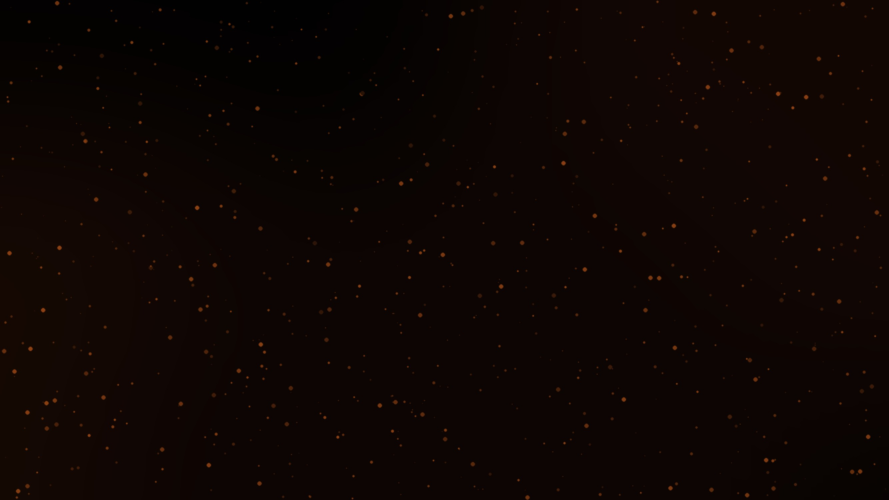
#> input picture prompter-moscow/presentation/konferenciya/fon.jpg, 2667 x 1500 px, found by its file name (shown at 1/3 size)
$ python covers.py
#> lines starting #> are read from the running program, lines starting #| are printed output that depends on the picture; after the words box and inside, x2 and y2 are one past the last pixel; in counts of white or black regions, pixels touching at a corner belong together
"""Обложки для VK Клипов: заголовок клипа + Руслан в полный рост на фирменном фоне."""
import glob, json, os, re, subprocess
from PIL import Image, ImageDraw, ImageFilter
S = os.path.dirname(os.path.dirname(os.path.abspath(__file__)))
REPO = "/home/user/taste-skill"
W, H = 1080, 1920
bg = Image.open(f"{REPO}/prompter-moscow/presentation/konferenciya/fon.jpg").convert("RGB")
#> bg is the input picture: PIL image 2667x1500 RGB; mean R, G, B 13.7, 5.3, 2.7
sc = H / bg.height * 1.08
#> sc = 1.38
bg = bg.resize((int(bg.width * sc), int(bg.height * sc)))
#> bg: PIL image 3686x2073 RGB
bg = bg.crop(((bg.width - W) // 2, 0, (bg.width - W) // 2 + W, H)).point(lambda v: int(v * 0.85))
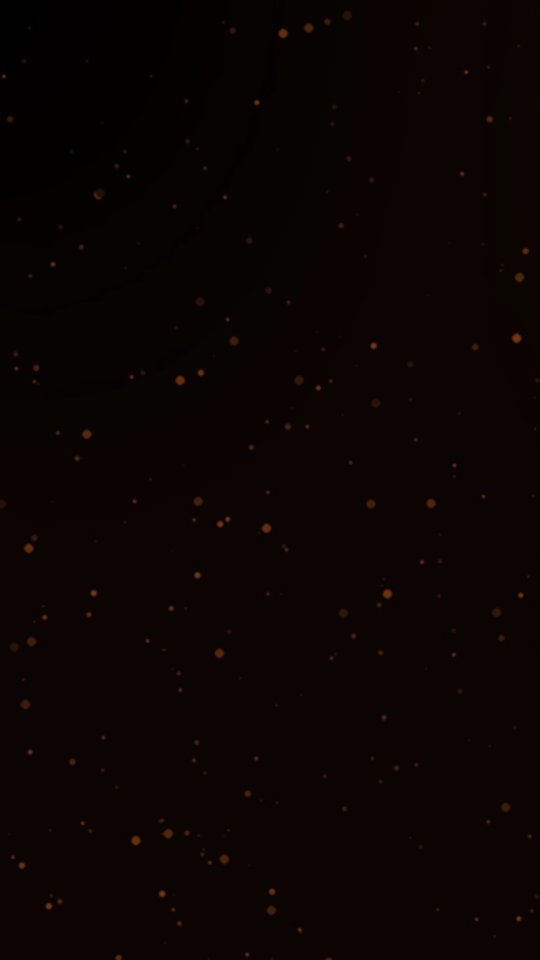
#> bg: PIL image 1080x1920 RGB (shown at 1/2 size); mean R, G, B 10, 3.7, 1.6
glow = Image.new("L", (W, H), 0)
#> glow: PIL image 1080x1920 L; every value is 0
ImageDraw.Draw(glow).ellipse((140, 1050, 940, 1850), fill=255)
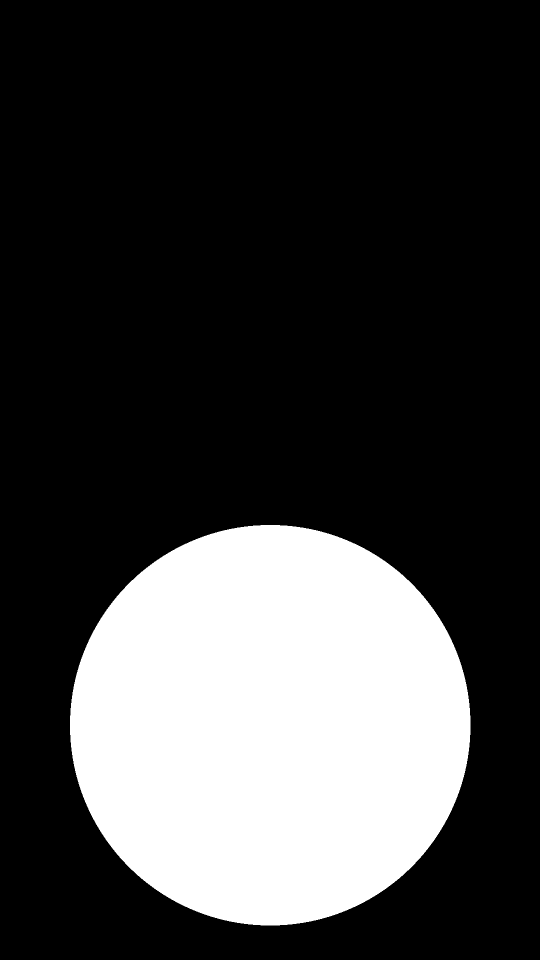
#> glow: PIL image 1080x1920 L (shown at 1/2 size); 24.3% white; 1 white region, box (x1, y1, x2, y2) and area: (140, 1050, 941, 1851) 503829
glow = glow.filter(ImageFilter.GaussianBlur(160)).point(lambda v: int(v * 0.5))
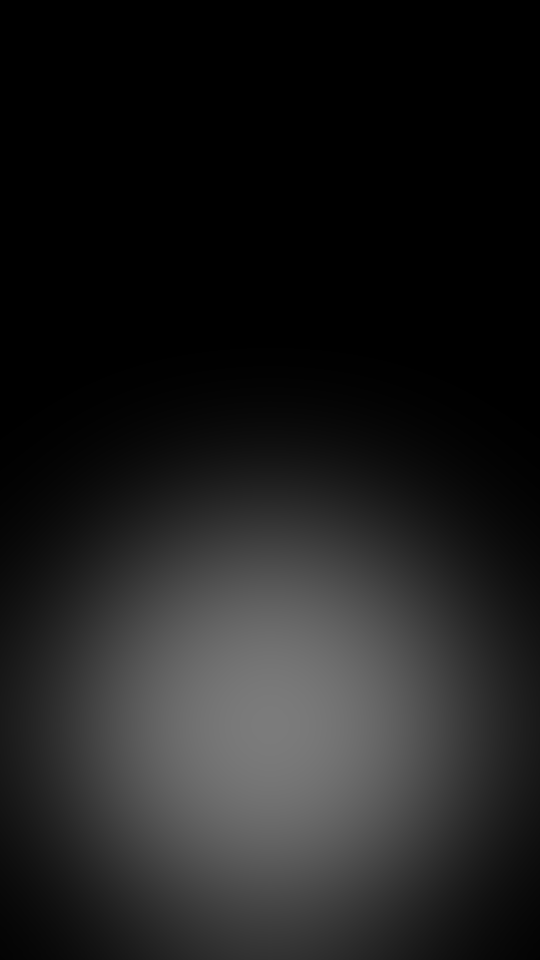
#> glow: PIL image 1080x1920 L (shown at 1/2 size); min 0, max 123, mean 29.6
base = Image.composite(Image.new("RGB", (W, H), (255, 122, 26)), bg, glow)
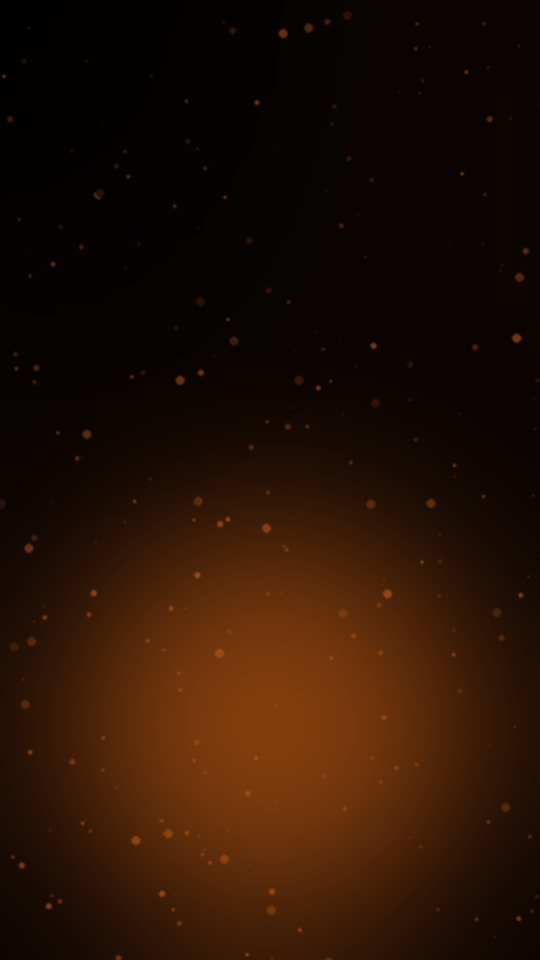
#> base: PIL image 1080x1920 RGB (shown at 1/2 size); mean R, G, B 38.2, 17.3, 4.4
cut = Image.open(f"{S}/assets/ruslan_cut.png")
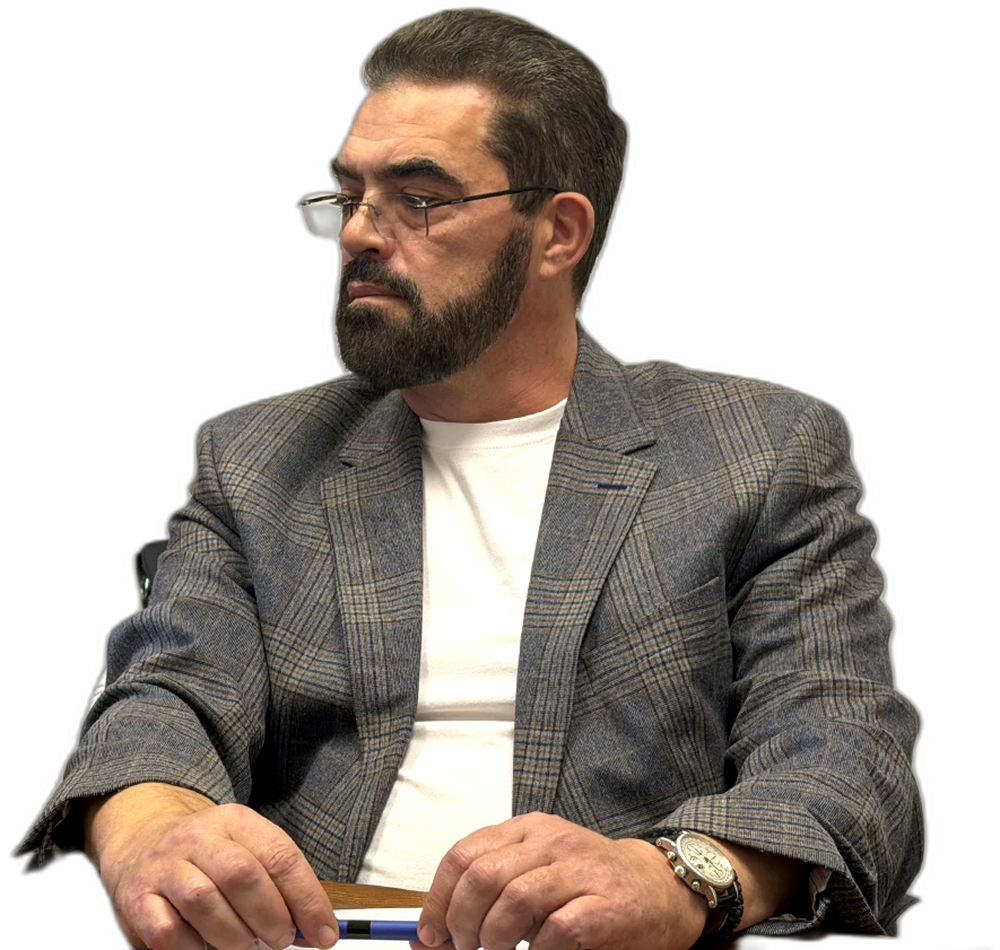
#> input picture klipy/assets/ruslan_cut.png, 1000 x 950 px
#> cut is the input picture: PIL image 1000x950 RGBA; mean R, G, B, A 67.2, 58.8, 52.5, 141
base.paste(cut, ((W - cut.width) // 2, H - cut.height), cut)
grad = Image.new("L", (1, 420)); [grad.putpixel((0, y), int(255 * (y / 420) ** 1.6)) for y in range(420)]
grad = grad.resize((W, 420))
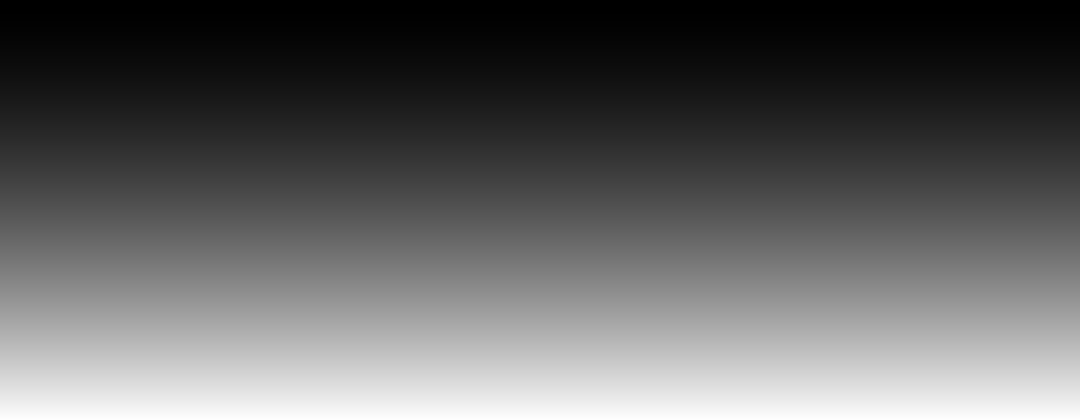
#> grad: PIL image 1080x420 L; min 0, max 254, mean 97.3
base.paste(Image.new("RGB", (W, 420), (8, 6, 5)), (0, H - 420), grad)
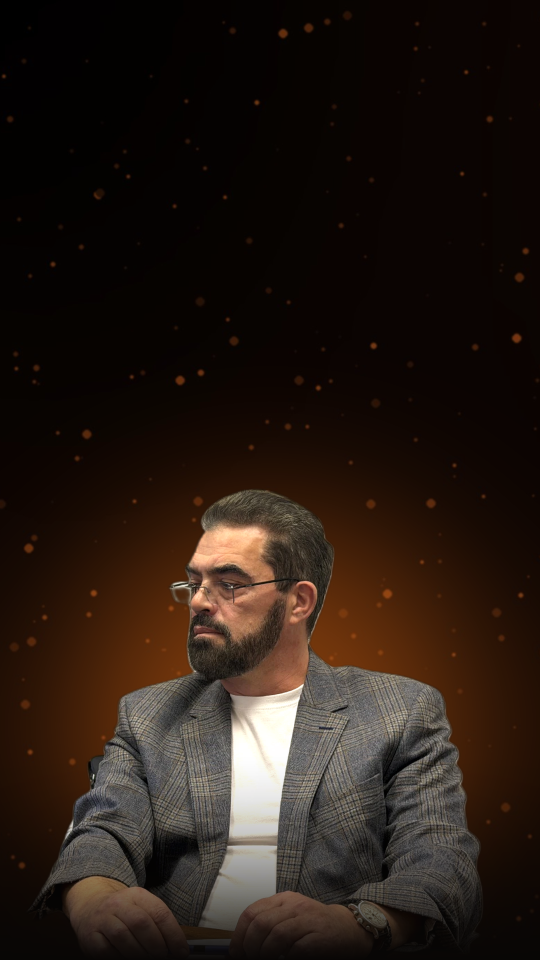
#> base: PIL image 1080x1920 RGB (shown at 1/2 size); mean R, G, B 39, 27.4, 20.3
for path, x, h in [(f"{REPO}/prompter-moscow/assets/logo.png", 70, 72), (f"{REPO}/genii/assets/mark.png", None, 72)]:
#> (the run stopped early here; a loop or call above may not have finished)
